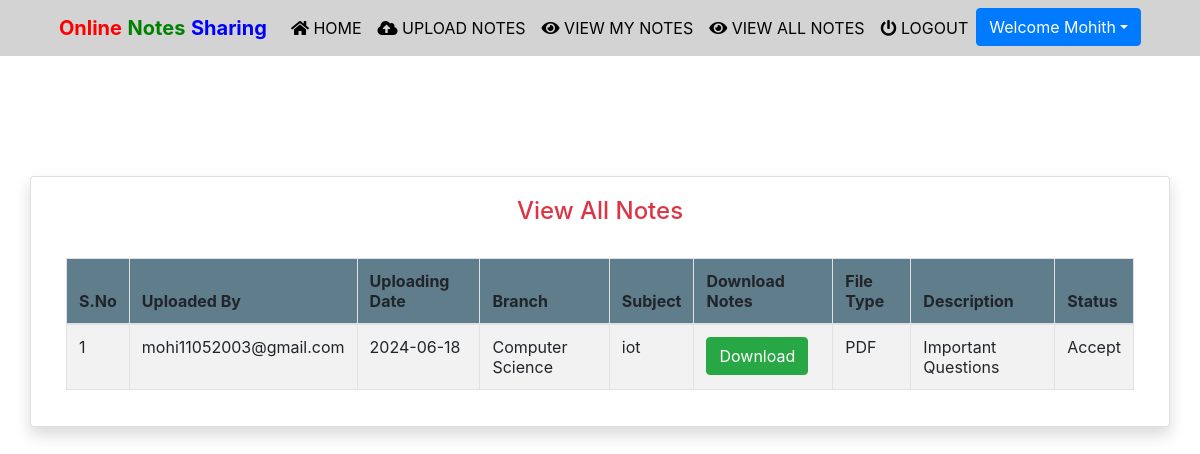
/viewallnotes (signed in), run on an earlier commit of the app's database.
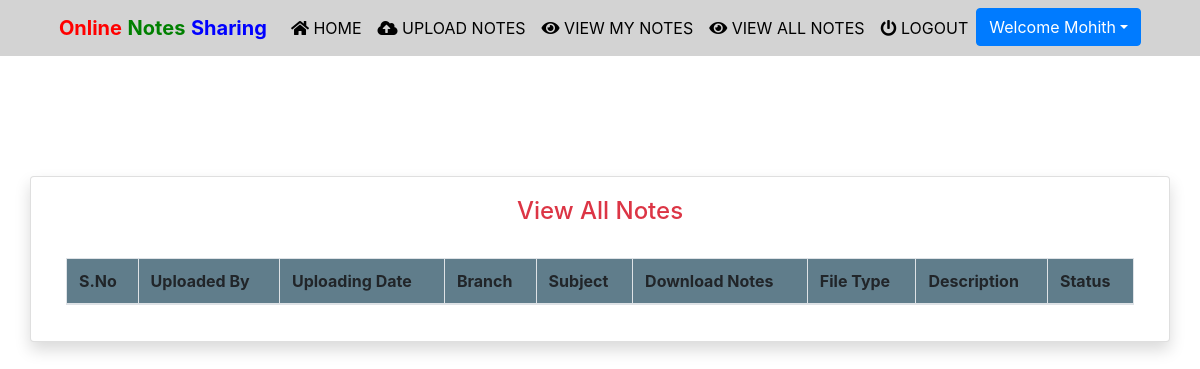
And on a later commit of the database.
### notes/models.py (models this page shows, shortened)
class Notes(models.Model):
    user = models.ForeignKey(User,on_delete=models.CASCADE)
    uploadingdate = models.CharField(max_length=30)
    branch = models.CharField(max_length=30)
    subject = models.CharField(max_length=30)
    notesfile = models.FileField(null=True)
    filetype = models.CharField(max_length=30)
    description = models.CharField(max_length=200, null=True)
    status = models.CharField(max_length=15)

### notes/views.py (the view)
# urls.py: path('viewallnotes', viewallnotes, name='viewallnotes'),
def viewallnotes(request):
    if not request.user.is_authenticated:
        return redirect('login')
    notes = Notes.objects.filter(status='Accept')
    d = {'notes':notes}
    return render(request, 'viewallnotes.html',d)

### notes/templates/viewallnotes.html (shortened to what this page needs)
{% extends 'usernavigation.html'%}
{% load static %}
{% block body %}
<div class="container card shadow mt-5">
	<div class="card-body">
           <h4 class="text-center text-danger">View All Notes</h4>
			<br>
			<table id="example" class="table table-striped table-bordered" style="width:100%">
				<thead style="background-color : #607d8b;">
					<tr>
						<th>S.No</th>
						<th>Uploaded By</th>
						<th>Uploading Date</th>
						<th>Branch</th>
						<th>Subject</th>
						<th>Download Notes</th>
						<th>File Type</th>
						<th>Description</th>
						<th>Status</th>
					</tr>
					</thead>
				{% for i in notes %}
				<tbody>
				<tr>
                    <td>{{forloop.counter}}</td>
					<td>{{i.user.username}}</td>
					<td>{{i.uploadingdate}}</td>
					<td>{{i.branch}}</td>
					<td>{{i.subject}}</td>
					<td><a href="{{i.notesfile.url}}" class="btn btn-success" download>Download</a></td>
					<td>{{i.filetype}}</td>
					<td>{{i.description}}</td>
					<td>{{i.status}}</td>
                </tr>
				{% endfor %}
				</tbody>
			</table>
    </div>
</div>
{% endblock %}

What changed in the data, as far as the page shows it:
removed Notes: user.username "mohi11052003@gmail.com", uploadingdate "2024-06-18", branch "Computer Science", subject "iot", filetype "PDF", description "Important Questions", status "Accept"
